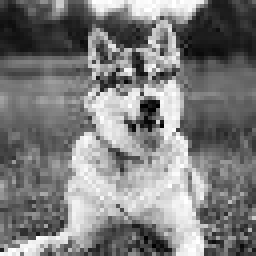
#> input picture CNN/ResizedImage/training_data/siberian_husky/resize_husky10.jpg, 64 x 64 px, given as the content of the folder DogDataset, which was not available (shown 4 times larger)
$ python test1.py
#> lines starting #> are read from the running program, lines starting #| are printed output that depends on the picture; pictures that were not available may be replaced by others from this repository, and a replacement may not be noted
#> in auto_resize, img is the input picture: shape (64, 64, 3); min 0, max 255, mean 123.9
### CNN/preprocessing.py
import numpy as np
import matplotlib.pyplot as plt
import os


def grayscale(img: np.array):
   #isolate image's RGB channel
    r = img[:, :, 0]
    g = img[:, :, 1]
    b = img[:, :, 2]

    #grayscale the image using BT.709 std
    gray_img = 0.2126 * r + 0.7152 * g + 0.0722*b
    return gray_img

# old resize method
# [27 lines left out: function old_resize, not called in this run]

# inter area method
def resize(image:np.array, new_size: 'tuple[int, int]'):
    # Compute scaling factors
#> called with new_size = (64, 64)
    scale_x = image.shape[1] / new_size[1]
#> scale_x = 1
    scale_y = image.shape[0] / new_size[0]
#> scale_y = 1

    resized_image = np.zeros((new_size[0], new_size[1]), dtype=np.uint8)

    for y in range(new_size[0]):
        for x in range(new_size[1]):
            # Calculate the corresponding pixel position in the original image
            x_original = int(x * scale_x)
            y_original = int(y * scale_y)

            # If within the bounds
            if x_original < image.shape[1] and y_original < image.shape[0]:
                # Assign pixel value from input img to output img
                resized_image[y, x] = image[y_original, x_original]

    return resized_image


# resize multiple images all at once
def auto_resize():
    original_img_dir = 'DogDataset'
    resized_img_dir = 'ResizedImage'
    # list all subdir in the dir
    subdir=os.listdir(original_img_dir)
    for dir in subdir:
        # ignore .DS_Store file for mac
        if dir =='.DS_Store':
            continue
        train_test_dir=os.path.join(original_img_dir,dir)
        resized_train_test_dir=os.path.join(resized_img_dir,dir)
        # list all the categories
        dogCategories = os.listdir(train_test_dir)
        for category in dogCategories:
            # ignore .DS_Store file for mac
            if category=='.DS_Store':
                continue
            # construct paths
            ori_category_path = os.path.join(train_test_dir, category)
            resized_category_path = os.path.join(resized_train_test_dir, category)

            # create the resized image dir if dne
            os.makedirs(resized_category_path, exist_ok=True)

            # list all images
            images = os.listdir(ori_category_path)
            for image in images:
                if image.endswith('.jpg'):
                    img = plt.imread(os.path.join(ori_category_path, image)) # constructs the full path to the image
                    # grayscale
                    grayscaled_img = grayscale(img)
                    # resize
                    resize_img = resize(grayscaled_img, (64,64))

                    # save grayscale image
                    #grayscale_path = os.path.join(img_dir, 'grayscale_' + image)
                    #plt.imsave(grayscale_path, grayscaled_img, cmap = 'gray')

                    # save resized image
                    resize_path = os.path.join(resized_category_path, 'resize_' + image)
                    plt.imsave(resize_path, resize_img, cmap = 'gray')

### CNN/dataLoader.py
import preprocessing
import numpy as np
import matplotlib.pyplot as plt
import os
import random

# load training data and ground truth into list
def loadTrainingData(shuffle:bool):
    preprocessing.auto_resize()
    resized_img_dir = 'ResizedImage/training_data'
    # list all subdir in the dir
    dogCategories = os.listdir(resized_img_dir)
    # The list of arrays that is being output
    data_list=[]
    # The list of ground truths
    ground_truth_list=[]
    # golden_retriever=0, siberian_husky=1

    if shuffle: #shuffle the order
        path_list=[]
        for category in dogCategories:
            # ignore .DS_Store file for mac
            if category=='.DS_Store':
                continue
            # construct paths
            resized_category_path = os.path.join(resized_img_dir, category)

            # list all images
            images = os.listdir(resized_category_path)
            for image_path in images:
                if image_path.endswith('.jpg'):
                    path_list.append(image_path)
        # shuffle the dataset
        random.shuffle(path_list)
        for path in path_list:
            if "husky" in path:# data is husky
                img = plt.imread(os.path.join("ResizedImage/training_data/siberian_husky/", path)) # constructs the full path to the image
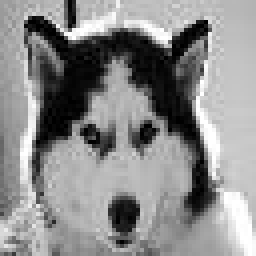
#> input picture CNN/ResizedImage/training_data/siberian_husky/resize_husky11.jpg, 64 x 64 px (shown 4 times larger)
#> img is the input picture: shape (64, 64, 3); min 0, max 255, mean 139.5
                data_list.append(img[:,:,0]/255)
                ground_truth_list.append(np.array([0,1])) # data is husky
            else:
                img = plt.imread(os.path.join("ResizedImage/training_data/golden_retriever/", path)) # constructs the full path to the image
                data_list.append(img[:,:,0]/255)
                ground_truth_list.append(np.array([1,0])) # data is golden retreiver

    else: # store img in order
        ground_truth_idx=np.array([1,0])
        for category in dogCategories:
            # ignore .DS_Store file for mac
            if category=='.DS_Store':
                continue
            # construct paths
            resized_category_path = os.path.join(resized_img_dir, category)

            # list all images
            images = os.listdir(resized_category_path)
            for image_path in images:
                if image_path.endswith('.jpg'):
                    img = plt.imread(os.path.join(resized_category_path, image_path)) # constructs the full path to the image
                    data_list.append(img[:,:,0]/255)
                    ground_truth_list.append(ground_truth_idx)
            # update the idx for next iteration
            ground_truth_idx=np.array([0,1])

    return data_list,ground_truth_list


# load testing data and ground truth
def loadTestingData(shuffle:bool):
#> called with shuffle = True
    resized_img_dir = 'ResizedImage/testing_data'
    # list all subdir in the dir
    dogCategories = os.listdir(resized_img_dir)
    # The list of arrays that is being output
    data_list=[]
    # The list of ground truths
    ground_truth_list=[]
    # golden_retriever=0, siberian_husky=1

    if shuffle: #shuffle the order
        path_list=[]
        for category in dogCategories:
            # ignore .DS_Store file for mac
            if category=='.DS_Store':
                continue
            # construct paths
            resized_category_path = os.path.join(resized_img_dir, category)

            # list all images
            images = os.listdir(resized_category_path)
            for image_path in images:
                if image_path.endswith('.jpg'):
                    path_list.append(image_path)
        # shuffle the dataset
        random.shuffle(path_list)
        for path in path_list:
            if "husky" in path:# data is husky
                img = plt.imread(os.path.join("ResizedImage/testing_data/siberian_husky/", path)) # constructs the full path to the image
                data_list.append(img[:,:,0]/255)
                ground_truth_list.append(np.array([0,1]))
            else:
                img = plt.imread(os.path.join("ResizedImage/testing_data/golden_retriever/", path)) # constructs the full path to the image
                data_list.append(img[:,:,0]/255)
                ground_truth_list.append(np.array([1,0])) # data is golden retreiver

    else: # store img in order
        ground_truth_idx=np.array([1,0])
        for category in dogCategories:
            # ignore .DS_Store file for mac
            if category=='.DS_Store':
                continue
            # construct paths
            resized_category_path = os.path.join(resized_img_dir, category)

            # list all images
            images = os.listdir(resized_category_path)
            for image_path in images:
                if image_path.endswith('.jpg'):
                    img = plt.imread(os.path.join(resized_category_path, image_path)) # constructs the full path to the image
                    data_list.append(img[:,:,0]/255)
                    ground_truth_list.append(ground_truth_idx)
            # update the idx for next iteration
            ground_truth_idx=np.array([0,1])

    return data_list,ground_truth_list

### CNN/convolution.py
import numpy as np

class ConvolutionLayer:
    def __init__(self):
        self.size_filter = 5
        # Figure out how much to pad the image by
        self.pad_size = int((self.size_filter-1)/2)
        self.filter = np.random.randn(self.size_filter, self.size_filter)

        ## Testing filter
        # self.filter = np.ones((self.size_filter, self.size_filter))

    def forward(self, image):
        self.image = image
        #get the shape of the image and filter
        image_shape = image.shape[0]
        # Pad the image
        self.padded_image = padded_image = np.pad(image, self.pad_size, mode='constant', constant_values=0)

        image_height, image_width = image.shape
        kernal_size = len(self.filter)

        # Create a feature map
        feature_map = np.zeros_like(image)

        # Perform Convolution
        for i in range(self.pad_size, image_height + self.pad_size):
            for j in range(self.pad_size, image_width + self.pad_size):
                neighborhood = padded_image[i - self.pad_size:i + self.pad_size + 1, j - self.pad_size:j + self.pad_size + 1]
                feature_map[i - self.pad_size, j - self.pad_size] = np.sum(neighborhood * self.filter)

        return feature_map

    # [30 lines left out: functions backward, saveWeights, not called in this run]

    def loadWeights(self, size, filter_weights):
        self.size_filter = size
        self.filter = filter_weights

    def printWeights(self):
        print("Convolution Filter Weights:")
        print(self.filter)

### CNN/relu.py
import numpy as np

class Relu:
    def forward(self,image):
        self.image = image
        self.height = image.shape[0]
        self.width = image.shape[1]
        # Get the shape of the input dataset and create an output array with the same shape
        relu_out = np.zeros((self.height, self.width))
        # For each layer in the input dataset, perform relu for each pixel of the image
        for i in np.arange(0, self.height):
           for j in np.arange(0, self.width):
                # ReLU = max(x, 0)
                relu_out[i, j] = np.max([self.image[i, j], 0])
        return relu_out

    # [9 lines left out: function backward, not called in this run]

### CNN/maxPool.py
import numpy as np

class MaxPool2D:
    def __init__(self, stride=2):
        self.size = 2
        self.stride = stride

    def region(self,image):
        height = int(len(image))
        width = int(len(image[0]))

        self.image = image

        for i in range(0, height - self.size + 1, self.stride):
            for j in range(0, width - self.size + 1, self.stride):
                patch = image[i : i+self.size, j : j+self.size]
                yield patch,i//self.stride,j//self.stride

    def forward(self, input):
        height, width = input.shape
        self.image = input

        out = np.zeros(((height-self.size) // self.stride + 1, (width-self.size) // self.stride + 1))
        for region,i,j in self.region(self.image):
            out[i,j] = np.amax(region,axis=(0,1))

        return out

    # [22 lines left out: function backward, not called in this run]

### CNN/fullyConnectedLayer.py
import numpy as np

class fullyConnectedLayer:
    def __init__(self, input_size, output_size): # takes in input and output sizes
        self.input_size = input_size # a list
        self.output_size = output_size # the number of classes (2)
        self.weights = np.random.randn(input_size, output_size)
        self.org_weights = self.weights  # keep track of the original randomized weights
        self.biases = np.zeros(output_size) # intialize biases to 0 (a 1D array with 2 elements)

        ## Testing weights and biases
        # self.weights = np.ones((input_size, output_size))
        # self.biases = np.ones(output_size) # intialize biases to 0 (a 1D array with 2 elements)

    # Forward propagation of the fully connected layer, input is a list. y = Wx + b
    def forward(self, input):
        self.input = np.array(input)  # turn the input list into a 1D numpy array
        output = np.dot(self.input, self.weights) + self.biases # output = xw + b
        self.forward_output = output/self.output_size # record the last output calculated + normalization
        return self.forward_output

    # Backward propagation of the fully connected layer
    # learningRate: scalar controls how much the weights are adjusted in the gradient direction
    # dLdy = passed down partial derivatives, a list of partial derivatives of the cost w.r.t the output of the layer (y). These derivatives come from the softmax layer
    # [34 lines left out: functions backward, saveWeights, loadWeights, not called in this run]

    def printWeights(self):
        print('FCL Weights:')
        print(self.weights)

    def printBiasis(self):
        print('FCL Biases:')
        print(self.biases)

### CNN/softMax.py
import numpy as np
class SoftMax:
    def __init__(self):
        self.yPredict=None
        self.yTrue=None

    def forward(self,input):
        e_x=np.exp(input-np.max(input)) #subtract the maximum for numerical stabilization
        self.yPredict= e_x/np.sum(e_x)
        return self.yPredict

    # [4 lines left out: function backward, not called in this run]

### CNN/test1.py
from matplotlib.image import imread
import matplotlib.pyplot as plt
import numpy as np
import math
import convolution
import relu
import maxPool
import fullyConnectedLayer
import softMax
import dataLoader
from crossEntropy import crossEntropy
from initialModel import model1
import os

class test1:
    def __init__(self, epochs) -> None:
        self.epochs = epochs
        self.average_loss_after_each_epoch_test = [] # initialize array that tracks the average loss after each epoch when the testing set is different from the training set
        self.average_accuracy_after_each_epoch_test = [] # initialize array that tracks the average accuracy after each epoch when the testing set is different from the training set
        #self.model = model1()
        self.convolutionLayer1=convolution.ConvolutionLayer()
        self.convolutionLayer2=convolution.ConvolutionLayer()
        self.convolutionLayer3=convolution.ConvolutionLayer()
        self.convolutionLayer4=convolution.ConvolutionLayer()
        self.reluLayer=relu.Relu()
        self.maxPoolLayer=maxPool.MaxPool2D()
        self.fullyConnectedLayer=fullyConnectedLayer.fullyConnectedLayer(4096,2)
        self.softMaxLayer=softMax.SoftMax()

    def trainModel(self, images_train, training_labels, images_test, testing_labels, learning_rate):
#> called with learning_rate = 0.01
        for i in range(self.epochs):
            print(f"Epoch: {i+1}/{self.epochs}") # print epoch number for debugging purposes and to see if the code is running
            loss_test = self.train(images_train, training_labels, learning_rate) # train the model on the training set of images
            print(f"Loss: {loss_test}")
            self.average_loss_after_each_epoch_test.append(loss_test)

            accuracy_test = self.test(images_test, testing_labels)
            print(f"Accuracy: {accuracy_test}")
            self.average_accuracy_after_each_epoch_test.append(accuracy_test)
#> this loop made 1 pass
#> pass 1, in forward, `self.padded_image = padded_image = np.pad(image, self.pad_size, mode='..`:
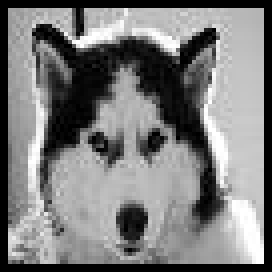
#> self.padded_image: shape (68, 68) float64 (shown 4 times larger); min 0, max 1, mean 0.484
#> pass 1, in forward, `cov_out1=self.convolutionLayer1.forward(img)`:
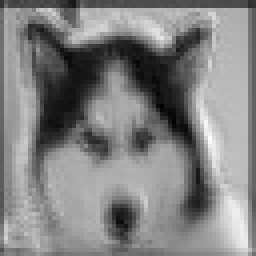
#> cov_out1: shape (64, 64) float64 (shown 4 times larger); min -0.758, max 12.88, mean 6.22; drawn with min black and max white

    def forward(self, img):
        #img = img.astype(float) / 255.0
        # convolution
        cov_out1=self.convolutionLayer1.forward(img)
        cov_out2=self.convolutionLayer2.forward(img)
        cov_out3=self.convolutionLayer3.forward(img)
        cov_out4=self.convolutionLayer4.forward(img)

        # relu
        relu_out1=self.reluLayer.forward(cov_out1)
        relu_out2=self.reluLayer.forward(cov_out2)
        relu_out3=self.reluLayer.forward(cov_out3)
        relu_out4=self.reluLayer.forward(cov_out4)

        # maxpool
        pool_out1=self.maxPoolLayer.forward(relu_out1)
        pool_out2=self.maxPoolLayer.forward(relu_out2)
        pool_out3=self.maxPoolLayer.forward(relu_out3)
        pool_out4=self.maxPoolLayer.forward(relu_out4)

        # fcl
        full_input1=pool_out1.flatten()
        full_input2=pool_out2.flatten()
        full_input3=pool_out3.flatten()
        full_input4=pool_out4.flatten()
        full = np.concatenate((full_input1, full_input2, full_input3, full_input4))
        full_out=self.fullyConnectedLayer.forward(full)

        #softmax
        soft_out=self.softMaxLayer.forward(full_out)
        return soft_out

    # [24 lines left out: function backward, not called in this run]


    def train(self, images_train, training_labels, learning_rate):
        total_loss = 0
        for i in range(len(images_train)):
            model_prediction = self.forward(images_train[i])
#> (the run stopped early here; a loop or call above may not have finished)
